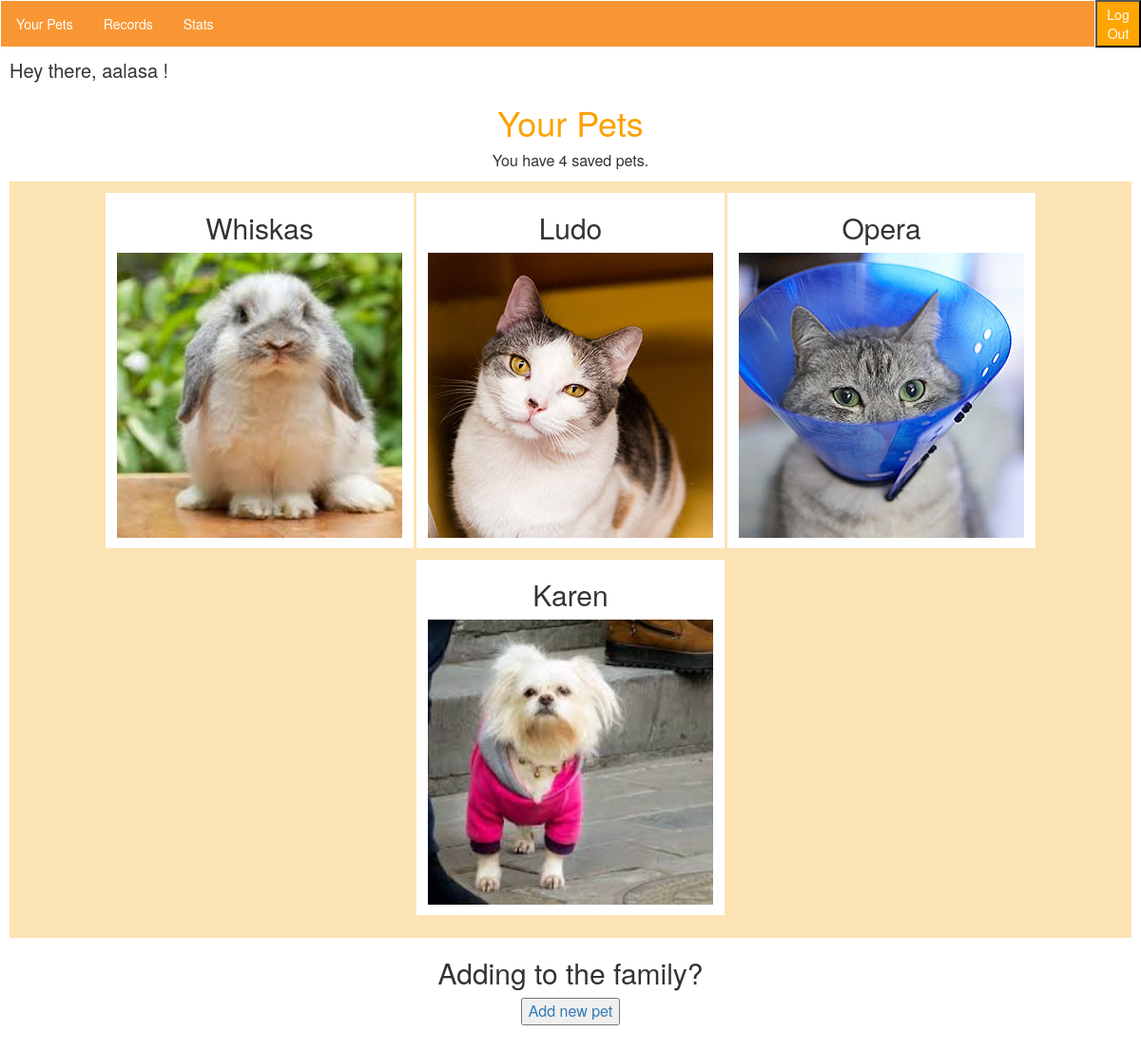
/records/pets/ (signed in), run on the app's committed database.
### records/models.py (models this page shows, shortened)
class Pet(models.Model):
    petName = models.CharField(max_length=100, default='My Pet')
    petImage = models.ImageField(default='default.png', blank=True)
    author = models.ForeignKey(User, on_delete=models.CASCADE, default=None)

### records/views.py (the view)
@login_required(login_url="/accounts/login/")
def your_pet(request):
    pets = Pet.objects.filter(author=request.user)
    numberOfPets = len(pets)
    return render(request, 'records/your-pet.html', {'pets': pets, 'number': numberOfPets},)

### records/templates/records/your-pet.html
{% extends 'interior_layout.html' %}
{% block content %}
<h1>Your Pets</h1>
<div style="font-size:medium; margin-left: 0%; background:transparent; text-align:center;">
    <p>You have {{number}} saved pets.</p></div>
<div id="family_wrapper" style="margin: 0; padding:1%; background:#fbe3b3; text-align:center;">
        {% for pet in pets %}
    <div class="individual_pet" style="background:white; margin-bottom:1%; padding-right:1%; padding-bottom:1%; padding-left:1%; width:auto; text-align:center; display:inline-block;" >
        <h2>{{pet.petName}}</h2>
        <img src="{{ pet.petImage.url }}" width="300px"></div>
    {% endfor %}
</div>
<div style="font-size:medium; margin-bottom: 5%; background:transparent; text-align:center;"><h2>Adding to the family?</h2>
    <a href="/records/addpet"><button>Add new pet</button></a></div>
    </div>
{% endblock %}

### templates/interior_layout.html (shortened to what this page needs)
{% load static from staticfiles %}
<html>
    <head>
        <link rel="stylesheet" href="//maxcdn.bootstrapcdn.com/bootstrap/3.2.0/css/bootstrap.min.css">
        <link rel="stylesheet" href="//maxcdn.bootstrapcdn.com/bootstrap/3.2.0/css/bootstrap-theme.min.css">
        <link rel="stylesheet" href="{% static 'style.css' %}">
    </head>
    <body>
        <div class="navbar" style="width:96%; float:left; display:inline;">
            <ul>
                <li><a href="/records/your-pet">Your Pets</a></li>
                                <li><a href="/records">Records</a></li>
                <li><a href="/records/stats">Stats</a></li>
            </ul></div>
<ul class="logout_button" style="height:99px; margin-right:0px; background:orange; color:white; border:0px; position:absolute; display:inline; clear:right; margin-left:0px; margin-top:0px; width:auto;">
                    <form class="logout-link" action="/accounts/logout/" method="POST">
                        <button class="logout_button" style="height:50%; width:auto; background:orange;" type="submit">Log Out</button>
                    </form>
            </ul>
<br >
        <div class="wrapper">
            <p style=" font-size: 20px;">Hey there, {{ request.user }} !</p>
            {% block content %}
            {% endblock %}
    </body>
</html>

### records/static/style.css (style rules this page uses)
body { background: #ffffff; }
h1 { text-align: center; color: #FCA205; }
.navbar { height: 40px; }
ul { list-style-type: none; margin: 0; padding: 0; overflow: hidden; background-color: #f99634; }
li { float: left; }
li a { display: block; color: white; text-align: center; padding: 14px 16px; text-decoration: none; }
* { box-sizing: border-box; }
.wrapper { width:100%; background:white; position:absolute; margin-top:30px; padding:10px; }

### data on the page
Pet: petName "Whiskas", petImage (picture)
Pet: petName "Ludo", petImage (picture)
Pet: petName "Opera", petImage (picture)
Pet: petName "Karen", petImage (picture)

### other printed values
{{ request.user }} "aalasa"
{{ number }} "4"
